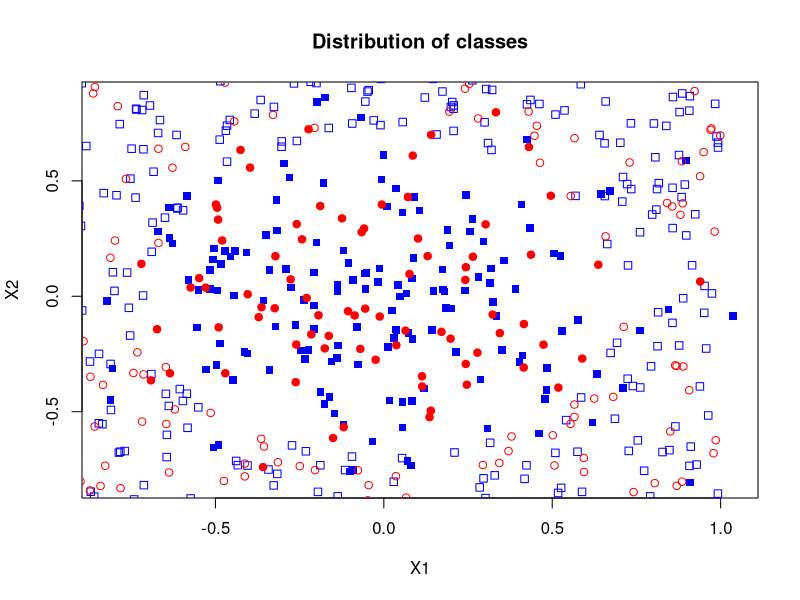

Generate this figure with R:
########################################
# HOMEWORK 1 2022-09-16
########################################
##########
#1
# import data and break up into train/validation/test sets
data_df <- read.csv("SML.NN.data.csv")
train_df = data_df[data_df$set == 'train',]
valid_df = data_df[data_df$set == 'valid',]
test_df = data_df[data_df$set == 'test',]

#####
#1.1
# function to get proportion of class 1 in radius to point x (single)
# output is a float
getClass1Prop <- function(x, r, data=train_df) {
  "Import the data this function is 
  based on before using it. The data should be named data_df
  and contain columns Y, X1, X2, set all in a dataframe.
  x is a vector of length 2
  r is the selected radius
  "
  # calculate the distance between the point and all the data
  x1 = (data$X1-as.numeric(x[1]))^2
  x2 = (data$X2-as.numeric(x[2]))^2
  data$euc_dist = sqrt(rowSums(data.frame(x1,x2)))
  #select points inside radius
  in_r_df = data[data$euc_dist <= r,] 
  if(nrow(in_r_df)==0){
    # return NA if no points within radius
    return(NA) 
  } else {
    # calculate proportion of class 1 values in data
    class_1_prop = sum(in_r_df$Y)/nrow(data)
    return(class_1_prop)
  }
}

#####
#1.2
# get class 1 prediction for points in x (multiple)
# output is a vector of binary predictions
getClass1Prediction <- function(x, r, t=0.5, data=train_df){
  "t is the threshold and should be between 0 and 1."
  pred_vec = c()
  # loop through all points in x
  for(i in 1:nrow(x)){
    x_i = x[c('X1','X2')][i,] # get coordinates
    class_1_prop = getClass1Prop(x=x_i, r=r, data=data)
    if(class_1_prop>=t){
      pred=1
    }else{
      pred=0
    }
    pred_vec=c(pred_vec, pred)
  }
  return(pred_vec)
}

# function to get confusion matrix of binary prediction
# output is a data frame in format:
# (true positive, false negative)
# (false positive, true negative)
getConfusionMatrix <-function(true, pred){
  "true is the real class of the data
  pred is the predicted class of the same data"
  df = data.frame(true, pred)
  # calculate equality of data
  df$equal = df$true == df$pred
  # calculate tp, tn, fp, and fn
  tp = as.numeric(nrow(df[(df$equal == TRUE) & (df$pred == 1),]))
  tn = as.numeric(nrow(df[(df$equal == TRUE) & (df$pred == 0),]))
  fp = as.numeric(nrow(df[(df$equal == FALSE) & (df$pred == 1),]))
  fn = as.numeric(nrow(df[(df$equal == FALSE) & (df$pred == 0),]))
  # save values in confusion matrix data frame
  conf_mat_df = setNames(
    data.frame(
      c(tp, fp), 
      c(fn, tn),
      row.names = c('1','0')),
    c('1','0'))
  return(conf_mat_df)
}

# function to get the 
getMissClassRate <-function(true, pred){
  " Input is true vector and prediction vector
  output is a ratio of wrong classifications.
  "
  conf_mat_df = getConfusionMatrix(true, pred)
  miss_class_rate = (conf_mat_df['1','0'] + conf_mat_df['0','1'])/sum(conf_mat_df)
  return(miss_class_rate)
}

#####
#1.3
# make plot of coordinates density distribution
plot(train_df[train_df$Y==1,]$X1, 
     train_df[train_df$Y==1,]$X2, 
     main = "Distribution of classes",
     xlab = "X1", 
     ylab = "X2",
     pch = 15, 
     col = "blue")
points(train_df[train_df$Y==0,]$X1, train_df[train_df$Y==0,]$X2, pch = 0, col = "blue")
points(valid_df[valid_df$Y==1,]$X1, valid_df[valid_df$Y==1,]$X2, pch = 19, col = "red")
points(valid_df[valid_df$Y==0,]$X1, valid_df[valid_df$Y==0,]$X2, pch = 1, col = "red")

# 0.5 seems like a good number for r

#####
#1.4
# select best r for range of r values (grid search)

getMissClassRate(true = valid_df$Y,
                   pred = getClass1Prediction(x=valid_df, r=0.5, t=0.5, data=train_df))

#####
#1.5
# Already reduced loops to only one

#####
#1.6
# KNN
# get lowest missclassrate for KNN and compare to lowest RNN